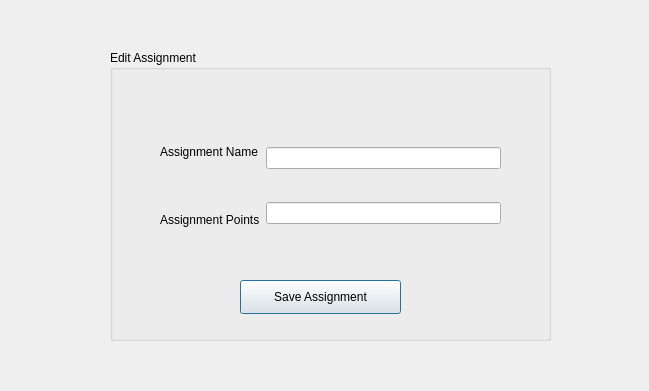
<?xml version="1.0" encoding="UTF-8"?>
<ui version="4.0">
 <class>Dialog</class>
 <widget class="QDialog" name="Dialog">
  <property name="geometry">
   <rect>
    <x>0</x>
    <y>0</y>
    <width>649</width>
    <height>391</height>
   </rect>
  </property>
  <property name="windowTitle">
   <string>Dialog</string>
  </property>
  <widget class="QGroupBox" name="groupBox">
   <property name="geometry">
    <rect>
     <x>110</x>
     <y>50</y>
     <width>441</width>
     <height>291</height>
    </rect>
   </property>
   <property name="title">
    <string>Edit Assignment</string>
   </property>
   <widget class="QWidget" name="horizontalLayoutWidget_2">
    <property name="geometry">
     <rect>
      <x>50</x>
      <y>70</y>
      <width>341</width>
      <height>131</height>
     </rect>
    </property>
    <layout class="QHBoxLayout" name="horizontalLayout_2">
     <item>
      <layout class="QVBoxLayout" name="verticalLayout_3">
       <item>
        <widget class="QLabel" name="assignmentNameLabel">
         <property name="text">
          <string>Assignment Name</string>
         </property>
        </widget>
       </item>
       <item>
        <widget class="QLabel" name="assignmentPointsLabel">
         <property name="text">
          <string>Assignment Points</string>
         </property>
        </widget>
       </item>
      </layout>
     </item>
     <item>
      <layout class="QVBoxLayout" name="verticalLayout_4">
       <item>
        <widget class="QLineEdit" name="assignmentNameField"/>
       </item>
       <item>
        <widget class="QLineEdit" name="assignmentPointsField"/>
       </item>
      </layout>
     </item>
    </layout>
   </widget>
   <widget class="QPushButton" name="saveAssignmentButton">
    <property name="geometry">
     <rect>
      <x>130</x>
      <y>230</y>
      <width>161</width>
      <height>34</height>
     </rect>
    </property>
    <property name="text">
     <string>Save Assignment</string>
    </property>
   </widget>
  </widget>
 </widget>
 <resources/>
 <connections/>
</ui>
